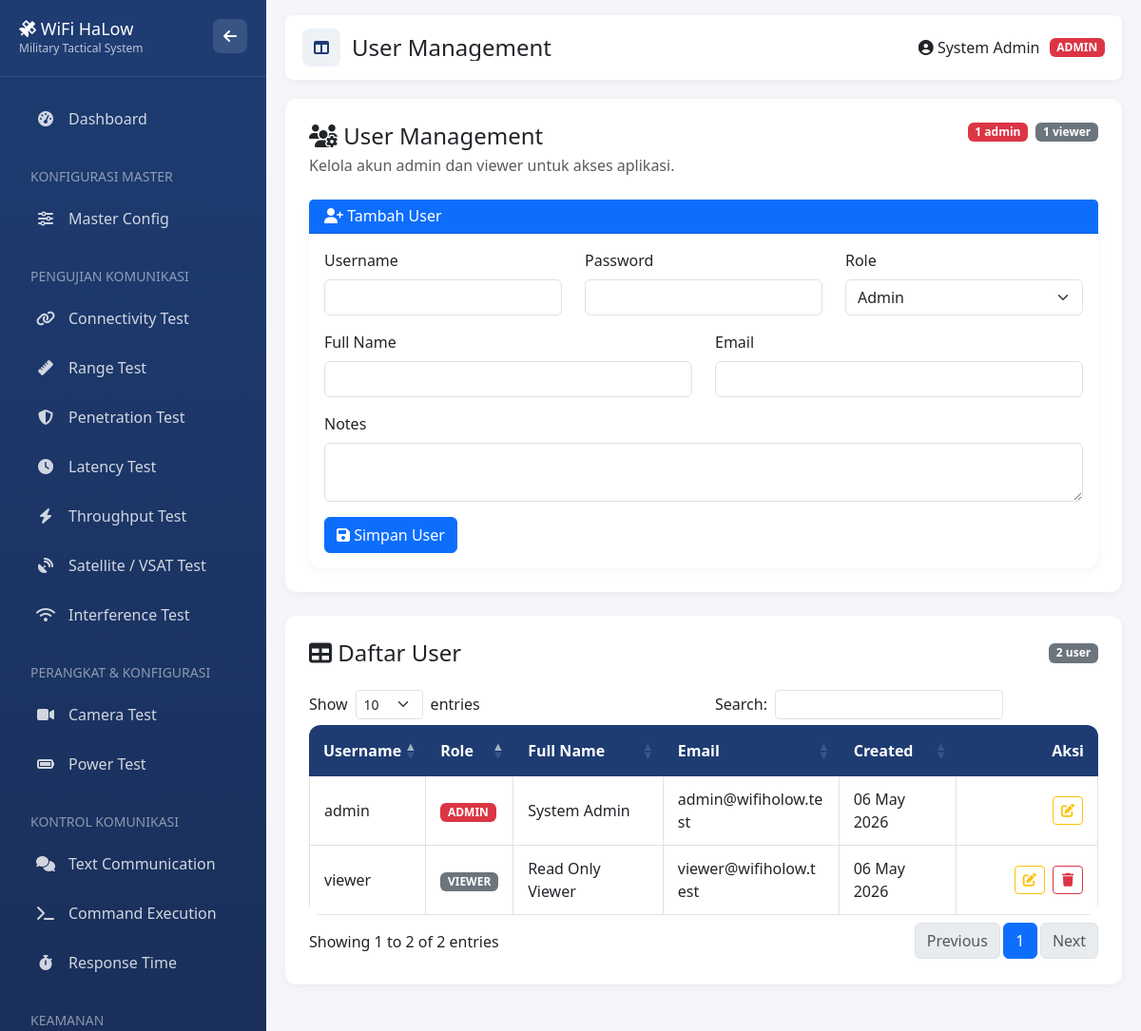
The app's page /index.php?page=users (signed in) with its own data.
### tables this page shows
CREATE TABLE users (
    id INT AUTO_INCREMENT PRIMARY KEY,
    username VARCHAR(50) NOT NULL UNIQUE,
    password VARCHAR(255) NOT NULL,
    role ENUM('admin', 'viewer') DEFAULT 'viewer',
    full_name VARCHAR(100),
    email VARCHAR(100),
    created_at TIMESTAMP DEFAULT CURRENT_TIMESTAMP,
    updated_at TIMESTAMP DEFAULT CURRENT_TIMESTAMP ON UPDATE CURRENT_TIMESTAMP,
    notes TEXT
);

### public/index.php (called while the page is built, shortened)
<?php
require_once __DIR__ . '/../config/database.php';
require_once __DIR__ . '/../app/Helpers/functions.php';
function renderView($path, $data = []) {
    extract($data, EXTR_SKIP);
    include $path;
    return ob_get_clean();
}
$page = isset($_GET['page']) ? $_GET['page'] : 'dashboard';
switch ($page) {
    case 'users':
        $content = renderView(__DIR__ . '/../resources/views/pages/users.php');
        break;
}
include __DIR__ . '/../resources/views/layouts/app.php';

### config/database.php (called while the page is built, shortened)
<?php
$config = [
    'host' => 'localhost',
    'dbname' => 'wifi_holow_testing',
    'username' => 'root',
    'password' => '',
    'charset' => 'utf8mb4'
];
$config['host'] = getenv('DB_HOST') ?: $config['host'];
$config['dbname'] = getenv('DB_NAME') ?: $config['dbname'];
$config['username'] = getenv('DB_USER') ?: $config['username'];
$config['password'] = getenv('DB_PASS') ?: $config['password'];
try {
    $pdo = new PDO(
        "mysql:host={$config['host']};dbname={$config['dbname']};charset={$config['charset']}",
        $config['username'],
        $config['password'],
        [
            PDO::ATTR_ERRMODE => PDO::ERRMODE_EXCEPTION,
            PDO::ATTR_DEFAULT_FETCH_MODE => PDO::FETCH_ASSOC,
            PDO::ATTR_EMULATE_PREPARES => false,
        ]
    );
} catch (PDOException $e) {
    die("Database connection failed: " . $e->getMessage());
}
function query($sql, $params = []) {
    global $pdo;
    $stmt = $pdo->prepare($sql);
    $stmt->execute($params);
    return $stmt;
}
function fetchAll($sql, $params = []) {
    $stmt = query($sql, $params);
    return $stmt->fetchAll();
}

### app/Helpers/functions.php (called while the page is built, shortened)
<?php
function formatDate($date) {
    return date('d M Y', strtotime($date));
}

### resources/views/pages/users.php (the view, shortened to what this page needs)
<?php
$allowedRoles = [
    'admin' => 'Admin',
    'viewer' => 'Viewer',
];
    ?>
    <?php
$users = fetchAll("SELECT id, username, role, full_name, email, notes, created_at, updated_at FROM users ORDER BY FIELD(role, 'admin', 'viewer'), username ASC");
$adminCount = 0;
$viewerCount = 0;
foreach ($users as $user) {
    if (($user['role'] ?? '') === 'admin') {
        $adminCount++;
    } elseif (($user['role'] ?? '') === 'viewer') {
        $viewerCount++;
    }
}
?>
<div class="content-section">
    <div class="d-flex justify-content-between align-items-start flex-wrap gap-3 mb-4">
        <div>
            <h4 class="mb-1"><i class="fas fa-users-cog"></i> User Management</h4>
            <p class="text-muted mb-0">Kelola akun admin dan viewer untuk akses aplikasi.</p>
        </div>
        <div class="d-flex flex-wrap gap-2">
            <span class="badge bg-danger"><?php echo (int) $adminCount; ?> admin</span>
            <span class="badge bg-secondary"><?php echo (int) $viewerCount; ?> viewer</span>
        </div>
    </div>
    <div class="card">
        <div class="card-header bg-primary text-white">
            <h6 class="mb-0"><i class="fas fa-user-plus"></i> Tambah User</h6>
        </div>
        <div class="card-body">
            <form method="POST">
                <div class="row">
                    <div class="col-md-4 mb-3">
                        <label class="form-label">Username</label>
                        <input type="text" class="form-control" name="username" maxlength="50" required>
                    </div>
                    <div class="col-md-4 mb-3">
                        <label class="form-label">Password</label>
                        <input type="password" class="form-control" name="password" minlength="6" required>
                    </div>
                    <div class="col-md-4 mb-3">
                        <label class="form-label">Role</label>
                        <select class="form-select" name="role" required>
                            <?php foreach ($allowedRoles as $role => $label): ?>
                                <option value="<?php echo htmlspecialchars($role); ?>"><?php echo htmlspecialchars($label); ?></option>
                            <?php endforeach; ?>
                        </select>
                    </div>
                    <div class="col-md-6 mb-3">
                        <label class="form-label">Full Name</label>
                        <input type="text" class="form-control" name="full_name" maxlength="100">
                    </div>
                    <div class="col-md-6 mb-3">
                        <label class="form-label">Email</label>
                        <input type="email" class="form-control" name="email" maxlength="100">
                    </div>
                    <div class="col-12 mb-3">
                        <label class="form-label">Notes</label>
                        <textarea class="form-control" name="notes" rows="2"></textarea>
                    </div>
                </div>
                <button type="submit" class="btn btn-primary">
                    <i class="fas fa-save"></i> Simpan User
                </button>
            </form>
        </div>
    </div>
</div>
<div class="content-section">
    <div class="d-flex justify-content-between align-items-center flex-wrap gap-2 mb-4">
        <h4 class="mb-0"><i class="fas fa-table"></i> Daftar User</h4>
        <span class="badge bg-secondary"><?php echo count($users); ?> user</span>
    </div>
    <div class="table-responsive">
        <table class="table table-bordered table-hover data-table user-data-table" width="100%">
            <thead>
                <tr>
                    <th>Username</th>
                    <th>Role</th>
                    <th>Full Name</th>
                    <th>Email</th>
                    <th>Created</th>
                    <th class="text-end">Aksi</th>
                </tr>
            </thead>
            <tbody>
                <?php foreach ($users as $user): ?>
                    <?php
                    $role = $user['role'] ?? 'viewer';
                    $roleClass = $role === 'admin' ? 'danger' : ($role === 'viewer' ? 'secondary' : 'info');
                    ?>
                    <tr>
                        <td><?php echo htmlspecialchars($user['username']); ?></td>
                        <td><span class="badge bg-<?php echo $roleClass; ?>"><?php echo strtoupper(htmlspecialchars($role)); ?></span></td>
                        <td><?php echo htmlspecialchars($user['full_name'] ?: '-'); ?></td>
                        <td><?php echo htmlspecialchars($user['email'] ?: '-'); ?></td>
                        <td><?php echo htmlspecialchars(formatDate($user['created_at'])); ?></td>
                        <td class="text-end text-nowrap table-action-buttons">
                            <button type="button" class="btn btn-outline-warning btn-sm user-edit-btn" data-record-id="<?php echo (int) $user['id']; ?>" title="Edit user">
                                <i class="fas fa-edit"></i>
                            </button>
                            <?php if ((int) $user['id'] !== (int) ($_SESSION['user_id'] ?? 0)): ?>
                                <button type="button" class="btn btn-outline-danger btn-sm user-delete-btn" data-record-id="<?php echo (int) $user['id']; ?>" title="Hapus user">
                                    <i class="fas fa-trash"></i>
                                </button>
                            <?php endif; ?>
                        </td>
                    </tr>
                <?php endforeach; ?>
            </tbody>
        </table>
    </div>
</div>

### public/css/style.css (style rules this page uses)
:root { --navy: #1e3c72; --navy-light: #2a5298; --navy-dark: #1a2f5a; --gray: #6c757d; --gray-light: #f8f9fa; --green: #28a745; --orange: #fd7e14; --white: #ffffff; --sidebar-width: 260px; }

### public/css/responsive.css (style rules this page uses)
:root { --mobile-page-gutter: 14px; --touch-target: 44px; --content-max-width: 1800px; }
html { min-width: 320px; overflow-x: hidden; scroll-behavior: smooth; }
body { min-width: 320px; text-rendering: optimizeLegibility; -webkit-text-size-adjust: 100%; }
.main-content, .main-content .content, .main-content .row > *, .card, .card-body, .card-header, .content-section { min-width: 0; }
.content-section > :last-child, .card-body > :last-child { margin-bottom: 0; }
.card-header { overflow-wrap: anywhere; }
.card-header h4, .card-header h5, .card-header h6 { min-width: 0; }
.form-label { overflow-wrap: anywhere; }
.form-control, .form-select, .input-group-text, .btn { max-width: 100%; }
textarea.form-control { resize: vertical; }
.table-responsive { position: relative; width: 100%; overflow-x: auto; overscroll-behavior-inline: contain; -webkit-overflow-scrolling: touch; scrollbar-color: #94a3b8 #e8edf3; scrollbar-width: thin; }
.table-responsive > .table, .dataTables_wrapper .table { width: 100% !important; }
.table th, .table td { vertical-align: middle; }
.table td { overflow-wrap: anywhere; }
.table th { white-space: nowrap; }

### resources/views/layouts/app.php (style rules this page uses)
:root { --navy: #1e3c72; --navy-light: #2a5298; --navy-dark: #1a2f5a; --gray: #6c757d; --gray-light: #f8f9fa; --green: #28a745; --orange: #fd7e14; --white: #ffffff; --sidebar-width: 280px; --sidebar-min-width: 280px; --sidebar-max-width: 280px; }
body { background-color: #f5f6fa; font-family: 'Segoe UI', Tahoma, Geneva, Verdana, sans-serif; overflow-x: hidden; }
.card { border: none; border-radius: 12px; background: var(--white); color: #212529; box-shadow: 0 2px 10px rgba(0,0,0,0.05); margin-bottom: 20px; transition: all 0.3s; }
.data-table { border-radius: 12px; overflow: hidden; }
.data-table th { background: var(--navy); color: var(--white); border: none; padding: 15px; }
.data-table td { padding: 12px 15px; }
.table-action-buttons { min-width: 118px; }
.table-action-buttons .btn { width: 32px; height: 30px; display: inline-flex; align-items: center; justify-content: center; padding: 0; margin-left: 4px; }
.content-section { background: var(--white); padding: 25px; border-radius: 12px; box-shadow: 0 2px 10px rgba(0,0,0,0.05); margin-bottom: 25px; }

### records on screen
users: username "admin", role "ADMIN", full_name "System Admin", email "admin@wifiholow.test", created_at "06 May 2026"
users: username "viewer", role "VIEWER", full_name "Read Only Viewer", email "viewer@wifiholow.test", created_at "06 May 2026"

### other values on screen
$title "User Management"
$_SESSION['full_name'] "System Admin"
$currentRole "ADMIN"
$adminCount "1"
$viewerCount "1"
count($users) "2"
form field role "Admin"
